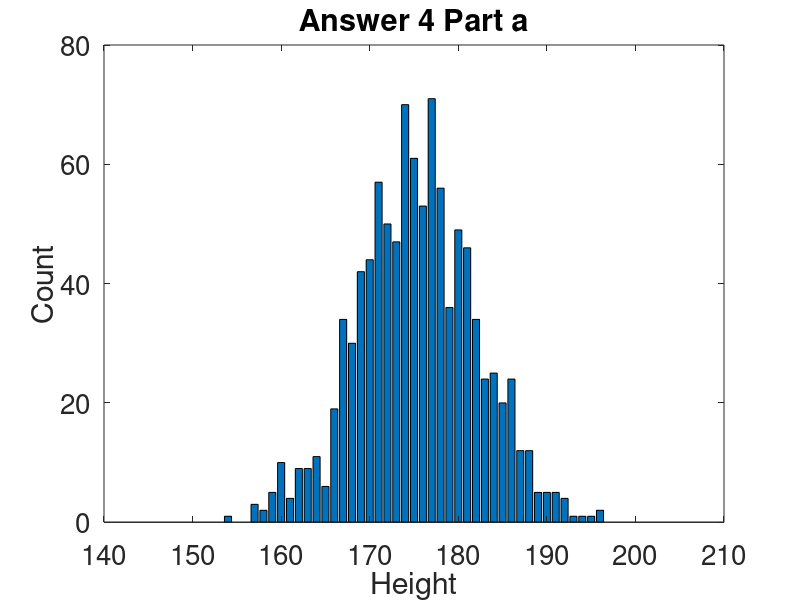
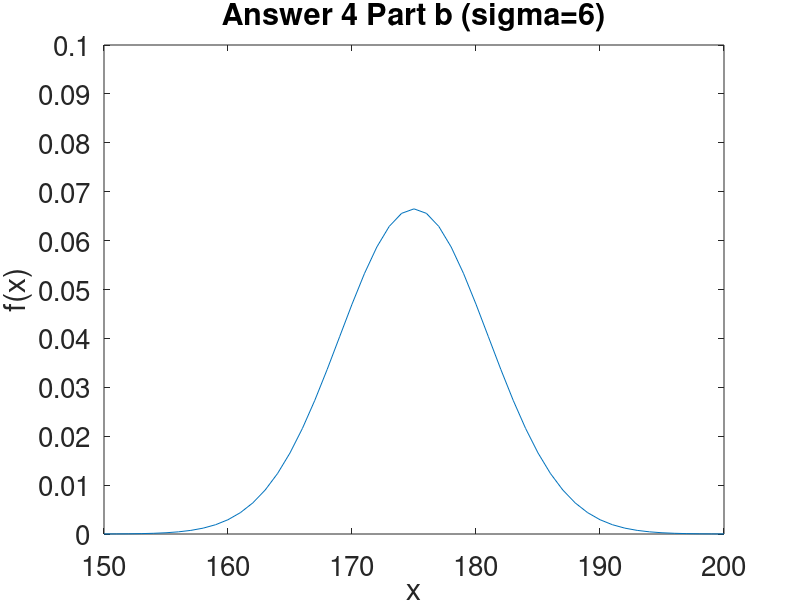
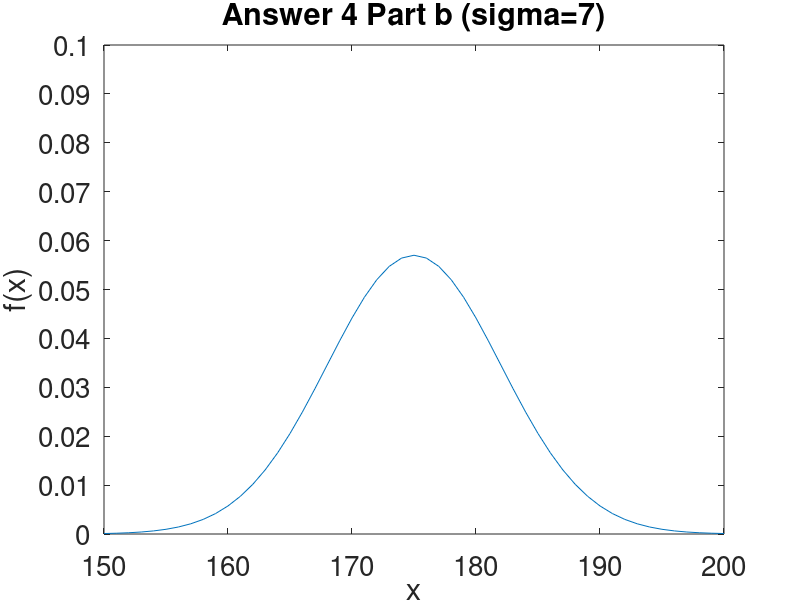
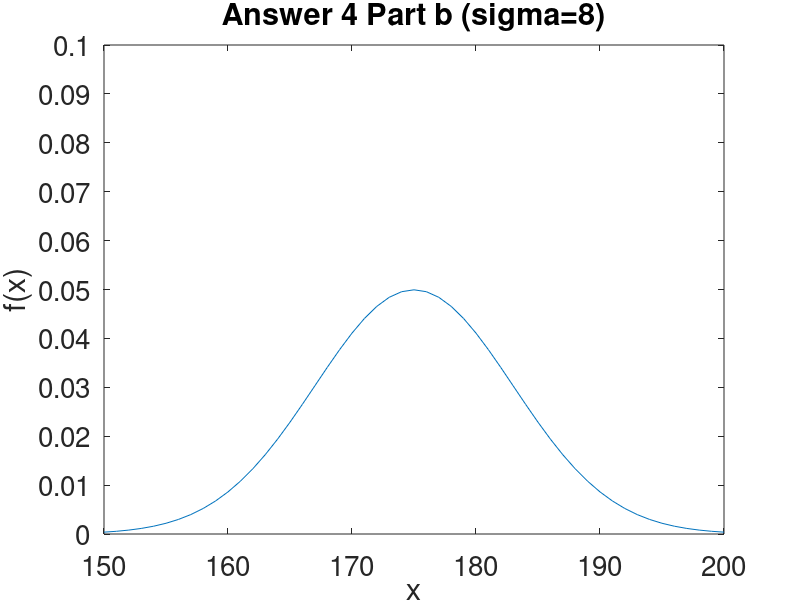

MATLAB code to generate these figures, in order:
pkg load statistics


# PART A
data = normrnd(175, 7, 1, 1000);
[counts,bins] = hist(data, [150:1:200]);
figure (1);
bar(bins,counts);
title("Answer 4 Part a");
xlabel("Height");
ylabel("Count");
set(gca,"fontsize", 20)

# PART B
data1 = normrnd(175,6,1,1000);
[counts1,bins1] = hist(data1, [150:1:200]);
figure (2);
counts1 = counts1 ./ sum(counts1);
pdf1 = normpdf(bins1,175,6);
pdf1 = pdf1 ./ sum(pdf1);
plot(bins1,pdf1);
title("Answer 4 Part b (sigma=6)");
xlabel("x");
ylabel("f(x)");
set(gca,"fontsize", 20);
set(gca,"ylim", [0 0.1]);
set(gca, "ytick", 0:0.01:0.1);

data2 = normrnd(175,7,1,1000);
[counts2,bins2] = hist(data2, [150:1:200]);
figure (3);
counts2 = counts2 ./ sum(counts2);
pdf2 = normpdf(bins2,175,7);
pdf2 = pdf2 ./ sum(pdf2);
plot(bins2,pdf2);
title("Answer 4 Part b (sigma=7)");
xlabel("x");
ylabel("f(x)");
set(gca,"fontsize", 20);
set(gca,"ylim", [0 0.1]);
set(gca, "ytick", 0:0.01:0.1);

data3 = normrnd(175,8,1,1000);
[counts3,bins3] = hist(data3, [150:1:200]);
figure (4);
counts3 = counts3 ./ sum(counts3);
pdf3 = normpdf(bins3,175,8);
pdf3 = pdf3 ./ sum(pdf3);
plot(bins3,pdf3);
title("Answer 4 Part b (sigma=8)");
xlabel("x");
ylabel("f(x)");
set(gca,"fontsize", 20);
set(gca,"ylim", [0 0.1]);
set(gca, "ytick", 0:0.01:0.1);

# PART C
perc_array = [];

for j = 1:1000
	data4 = normrnd(175, 7, 1, 1000);
	cnt = 0;
	for i = 1:numel(data4)
		if data4(i) >= 170 && data4(i) <= 180
			cnt++;
		endif
	endfor
	percentage = cnt / numel(data) * 100;
	perc_array = horzcat(perc_array, percentage);
endfor

cnt_45 = 0;
cnt_50 = 0;
cnt_55 = 0;
for i = 1:numel(perc_array)
	if perc_array(i) >= 55
		cnt_45++;
		cnt_50++;
		cnt_55++;
	elseif perc_array(i) >= 50
		cnt_45++;
		cnt_50++;
	elseif perc_array(i) >= 45
		cnt_45++;
	endif
endfor

prob_45 = cnt_45 / numel(perc_array);     # answer of 45%
prob_50 = cnt_50 / numel(perc_array);	  # answer of 50%
prob_55 = cnt_55 / numel(perc_array);     # answer of 55%


